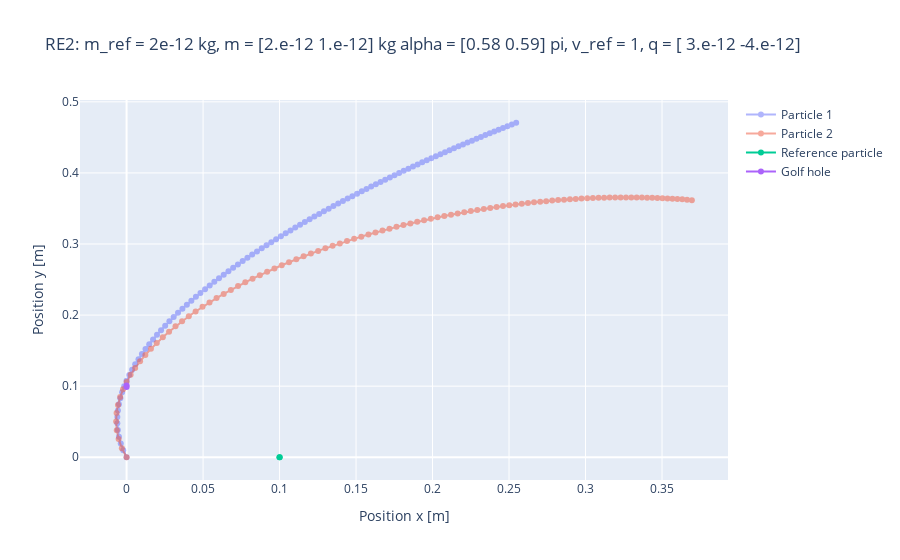

This figure's notebook cell:
### Code cell
req.set_initial_state()
req.alpha = alpha_star.x
req.run()
req.visualize(.1)
